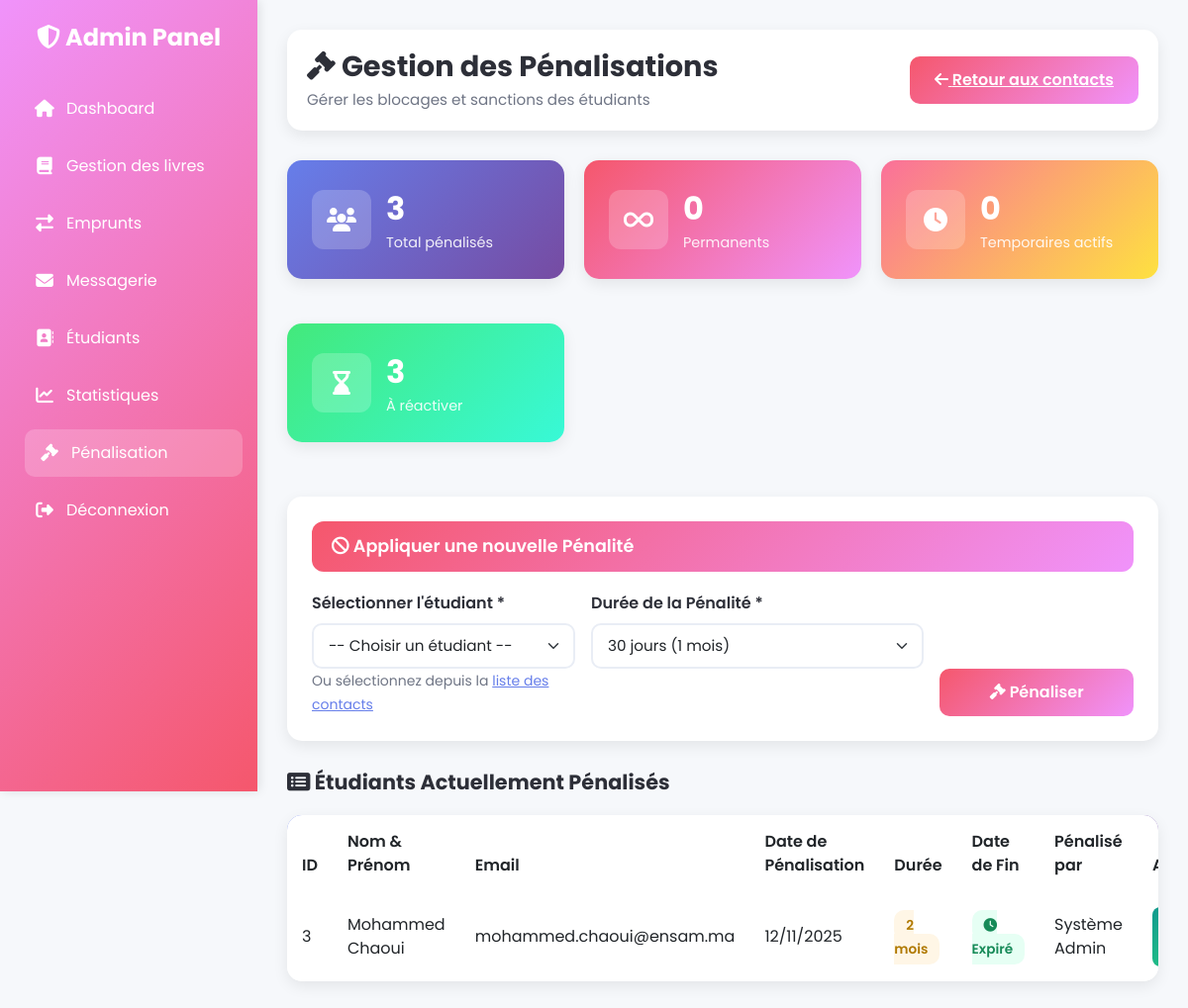
The page /views/admin/penalisation.php (signed in) on the database its author committed.
### tables this page shows
CREATE TABLE penalisation (
    id_penalisation INT AUTO_INCREMENT PRIMARY KEY,
    id_admin INT NOT NULL, 
    id_etudiant INT NOT NULL, 
    date_penalisation DATETIME DEFAULT CURRENT_TIMESTAMP,
    date_desactivation DATE NULL, 
    FOREIGN KEY (id_admin) REFERENCES admin(id_admin),
    FOREIGN KEY (id_etudiant) REFERENCES etudiant(id_etudiant)
);

CREATE TABLE etudiant (
  id_etudiant INT AUTO_INCREMENT PRIMARY KEY,
  nom VARCHAR(100) NOT NULL,
  prenom VARCHAR(100),
  email VARCHAR(255) NOT NULL UNIQUE,
  mot_de_passe VARCHAR(255) NOT NULL,
  numero_etudiant VARCHAR(50) NOT NULL UNIQUE,
  telephone VARCHAR(20),
  statut ENUM('actif','bloque') DEFAULT 'actif',
  date_inscription DATETIME DEFAULT CURRENT_TIMESTAMP,
  nombre_retards INT DEFAULT 0
);

### views/admin/penalisation.php (the view, shortened to what this page needs)
<?php
require_once '../../config/config.php';
require_once '../../views/admin/panel.php';
$etudiant_preselect = null;
$stmt_stats = $pdo->query("
    SELECT
        COUNT(*) as total_penalises,
        SUM(CASE WHEN date_desactivation IS NULL THEN 1 ELSE 0 END) as permanents,
        SUM(CASE WHEN date_desactivation IS NOT NULL AND date_desactivation > CURDATE() THEN 1 ELSE 0 END) as temporaires,
        SUM(CASE WHEN date_desactivation IS NOT NULL AND date_desactivation <= CURDATE() THEN 1 ELSE 0 END) as expires
    FROM penalisation
");
$stats = $stmt_stats->fetch(PDO::FETCH_ASSOC);
try {
    $stmt_penalises = $pdo->prepare("
        SELECT
            p.id_penalisation,
            e.id_etudiant,
            e.nom,
            e.prenom,
            e.email,
            p.date_desactivation,
            p.date_penalisation,
            a.nom AS admin_nom,
            a.prenom AS admin_prenom
        FROM etudiant e
        LEFT JOIN penalisation p ON e.id_etudiant = p.id_etudiant
        LEFT JOIN admin a ON p.id_admin = a.id_admin
        WHERE e.statut = 'bloque'
        ORDER BY p.date_penalisation DESC
    ");
    $stmt_penalises->execute();
    $etudiants_penalises = $stmt_penalises->fetchAll(PDO::FETCH_ASSOC);
} catch (PDOException $e) {
    error_log("Erreur récupération pénalisés: " . $e->getMessage());
    $etudiants_penalises = [];
    $error = "Erreur lors du chargement de la liste des pénalisations.";
}
?>
<!DOCTYPE html>
<html lang="fr">
<head>
    <link href="https://cdn.jsdelivr.net/npm/bootstrap@5.3.0/dist/css/bootstrap.min.css" rel="stylesheet">
    <link rel="stylesheet" href="https://cdnjs.cloudflare.com/ajax/libs/font-awesome/6.4.0/css/all.min.css">
    <link rel="stylesheet" href="../../assets/css/admin/penalisation.css">
</head>
<body>
    <div class="main-content">
        <div class="top-bar">
            <div>
                <h1><i class="fas fa-gavel"></i> Gestion des Pénalisations</h1>
                <p>Gérer les blocages et sanctions des étudiants</p>
            </div>
            <a href="contact.php" class="btn-danger-custom">
                <i class="fas fa-arrow-left"></i> Retour aux contacts
            </a>
        </div>
        <div style="display: grid; grid-template-columns: repeat(auto-fit, minmax(240px, 1fr)); gap: 20px; margin-bottom: 30px;">
            <div class="card-custom" style="background: linear-gradient(135deg, #667eea 0%, #764ba2 100%); color: white;">
                <div style="display: flex; align-items: center; gap: 15px;">
                    <div style="width: 60px; height: 60px; background: rgba(255,255,255,0.2); border-radius: 12px; display: flex; align-items: center; justify-content: center; font-size: 24px;">
                        <i class="fas fa-users"></i>
                    </div>
                    <div>
                        <div style="font-size: 2rem; font-weight: 700;"><?= $stats['total_penalises'] ?></div>
                        <div style="font-size: 0.9rem; opacity: 0.9;">Total pénalisés</div>
                    </div>
                </div>
            </div>
            <div class="card-custom" style="background: linear-gradient(135deg, #f5576c 0%, #f093fb 100%); color: white;">
                <div style="display: flex; align-items: center; gap: 15px;">
                    <div style="width: 60px; height: 60px; background: rgba(255,255,255,0.2); border-radius: 12px; display: flex; align-items: center; justify-content: center; font-size: 24px;">
                        <i class="fas fa-infinity"></i>
                    </div>
                    <div>
                        <div style="font-size: 2rem; font-weight: 700;"><?= $stats['permanents'] ?></div>
                        <div style="font-size: 0.9rem; opacity: 0.9;">Permanents</div>
                    </div>
                </div>
            </div>
            <div class="card-custom" style="background: linear-gradient(135deg, #fa709a 0%, #fee140 100%); color: white;">
                <div style="display: flex; align-items: center; gap: 15px;">
                    <div style="width: 60px; height: 60px; background: rgba(255,255,255,0.2); border-radius: 12px; display: flex; align-items: center; justify-content: center; font-size: 24px;">
                        <i class="fas fa-clock"></i>
                    </div>
                    <div>
                        <div style="font-size: 2rem; font-weight: 700;"><?= $stats['temporaires'] ?></div>
                        <div style="font-size: 0.9rem; opacity: 0.9;">Temporaires actifs</div>
                    </div>
                </div>
            </div>
            <div class="card-custom" style="background: linear-gradient(135deg, #43e97b 0%, #38f9d7 100%); color: white;">
                <div style="display: flex; align-items: center; gap: 15px;">
                    <div style="width: 60px; height: 60px; background: rgba(255,255,255,0.2); border-radius: 12px; display: flex; align-items: center; justify-content: center; font-size: 24px;">
                        <i class="fas fa-hourglass-end"></i>
                    </div>
                    <div>
                        <div style="font-size: 2rem; font-weight: 700;"><?= $stats['expires'] ?></div>
                        <div style="font-size: 0.9rem; opacity: 0.9;">À réactiver</div>
                    </div>
                </div>
            </div>
        </div>
        <div class="card-custom">
            <div class="card-header-custom">
                <h5><i class="fas fa-ban"></i> Appliquer une nouvelle Pénalité</h5>
            </div>
            <div>
                <form method="POST">
                    <div class="row g-3">
                        <div class="col-md-4">
                            <label for="id_etudiant" class="form-label">Sélectionner l'étudiant *</label>
                            <?php if ($etudiant_preselect): ?>
                                <input type="text"
                                       class="form-control"
                                       value="<?= htmlspecialchars($etudiant_preselect['prenom'] . ' ' . $etudiant_preselect['nom'] . ' (' . $etudiant_preselect['numero_etudiant'] . ')') ?>"
                                       readonly>
                                <input type="hidden" name="id_etudiant" value="<?= $etudiant_preselect['id_etudiant'] ?>">
                            <?php else: ?>
                                <select name="id_etudiant" class="form-select" id="id_etudiant" required>
                                    <option value="">-- Choisir un étudiant --</option>
                                </select>
                                <small class="form-text" style="color: var(--muted);">Ou sélectionnez depuis la <a href="contact.php" style="color: var(--primary);">liste des contacts</a></small>
                            <?php endif; ?>
                        </div>
                        <div class="col-md-5">
                            <label for="duree_ban_jours" class="form-label">Durée de la Pénalité *</label>
                            <select name="duree_ban_jours" class="form-select" id="duree_ban_jours" required>
                                <option value="30" selected>30 jours (1 mois)</option>
                            </select>
                        </div>
                        <div class="col-md-3 d-flex align-items-end">
                            <button type="submit" class="btn btn-danger-custom w-100">
                                <i class="fas fa-gavel"></i> Pénaliser
                            </button>
                        </div>
                    </div>
                </form>
            </div>
        </div>
        <h2 class="section-title"><i class="fas fa-list-alt"></i> Étudiants Actuellement Pénalisés</h2>
        <?php if (empty($etudiants_penalises)): ?>
            <div class="empty-state card-custom">
                <i class="fas fa-user-check"></i>
                <p>Aucun étudiant n'est actuellement bloqué.</p>
            </div>
        <?php else: ?>
            <div class="table-custom">
                <table class="table align-middle mb-0">
                    <thead>
                        <tr>
                            <th>ID</th>
                            <th>Nom & Prénom</th>
                            <th>Email</th>
                            <th>Date de Pénalisation</th>
                            <th>Durée</th>
                            <th>Date de Fin</th>
                            <th>Pénalisé par</th>
                            <th>Action</th>
                        </tr>
                    </thead>
                    <tbody>
                        <?php foreach ($etudiants_penalises as $penalise):
                            $date_desactivation = $penalise['date_desactivation'] ?? null;
                            $date_penalisation = $penalise['date_penalisation'] ?? null;
                        ?>
                            <tr>
                                <td><?php echo htmlspecialchars($penalise['id_etudiant']); ?></td>
                                <td><?php echo htmlspecialchars($penalise['prenom'] . ' ' . $penalise['nom']); ?></td>
                                <td><?php echo htmlspecialchars($penalise['email']); ?></td>
                                <td>
                                    <?php
                                    if ($date_penalisation) {
                                        echo date('d/m/Y', strtotime($date_penalisation));
                                    } else {
                                        echo '<span class="badge-secondary">N/A</span>';
                                    }
                                    ?>
                                </td>
                                <td>
                                    <?php
                                    if (!$date_penalisation) {
                                        echo '<span class="badge-secondary">Sans pénalité</span>';
                                    } elseif (is_null($date_desactivation)) {
                                        echo '<span class="badge-permanent"><i class="fas fa-ban"></i> BLOQUÉ</span>';
                                    } else {
                                        $date_pen = new DateTime($date_penalisation);
                                        $date_fin = new DateTime($date_desactivation);
                                        $interval = $date_pen->diff($date_fin);
                                        if ($interval->days == 1) {
                                            echo '<span class="badge-temporary">1 jour</span>';
                                        } elseif ($interval->days < 30) {
                                            echo '<span class="badge-temporary">' . $interval->days . ' jours</span>';
                                        } elseif ($interval->days < 365) {
                                            $mois = round($interval->days / 30);
                                            echo '<span class="badge-temporary">' . $mois . ' mois</span>';
                                        } else {
                                            $ans = round($interval->days / 365);
                                            echo '<span class="badge-temporary">' . $ans . ' an' . ($ans > 1 ? 's' : '') . '</span>';
                                        }
                                    }
                                    ?>
                                </td>
                                <td>
                                    <?php if (!$date_desactivation): ?>
                                        <span class="badge-permanent">
                                            <i class="fas fa-infinity"></i> PERMANENT
                                        </span>
                                    <?php elseif (strtotime($date_desactivation) < time()): ?>
                                        <span class="badge-expired">
                                            <i class="fas fa-clock"></i> Expiré
                                        </span>
                                    <?php endif; ?>
                                </td>
                                <td>
                                    <?php echo $penalise['admin_nom'] ? htmlspecialchars($penalise['admin_prenom'] . ' ' . $penalise['admin_nom']) : '<span class="badge-secondary">N/A</span>'; ?>
                                </td>
                                <td>
                                    <form method="POST" class="d-inline" onsubmit="return confirm('Confirmer la réactivation de l\'étudiant #<?php echo $penalise['id_etudiant']; ?> ?')">
                                        <button type="submit" class="btn btn-success-custom btn-sm">
                                        </button>
                                    </form>
                                </td>
                            </tr>
                        <?php endforeach; ?>
                    </tbody>
                </table>
            </div>
        <?php endif; ?>
    </div>
</body>
</html>

### assets/css/admin/penalisation.css (style rules this page uses)
:root { --bg: #f6f8fb; --text: #2d2f38; --muted: #6f7585; --primary: #667eea; --primary-2: #764ba2; --danger: #f5576c; --warning: #f9c74f; --success: #38ef7d; }
body { font-family: 'Poppins', sans-serif; background: var(--bg); color: var(--text); }
.main-content { margin-left: 260px; padding: 30px; }
.top-bar { background: white; padding: 20px; border-radius: 15px; box-shadow: 0 5px 15px rgba(0,0,0,0.08); margin-bottom: 30px; display: flex; justify-content: space-between; align-items: center; }
.top-bar h1 { margin: 0; font-weight: 700; color: var(--text); font-size: 1.8rem; }
.top-bar p { margin: 5px 0 0 0; color: var(--muted); font-size: 0.95rem; }
.card-custom { background: white; border-radius: 15px; box-shadow: 0 5px 15px rgba(0,0,0,0.08); padding: 25px; margin-bottom: 25px; border: none; }
.card-header-custom { background: linear-gradient(135deg, var(--danger) 0%, #f093fb 100%); color: white; padding: 15px 20px; border-radius: 12px; margin-bottom: 20px; }
.card-header-custom h5 { margin: 0; font-weight: 600; font-size: 1.1rem; }
.form-label { font-weight: 600; color: var(--text); margin-bottom: 8px; }
.form-control, .form-select { border: 2px solid #e9edf5; border-radius: 10px; padding: 10px 15px; font-size: 0.95rem; transition: all 0.3s; }
.btn-danger-custom { background: linear-gradient(135deg, var(--danger) 0%, #f093fb 100%); color: white; border: none; padding: 12px 25px; border-radius: 10px; font-weight: 600; transition: all 0.3s; }
.btn-success-custom { background: linear-gradient(135deg, #11998e 0%, var(--success) 100%); color: white; border: none; padding: 8px 15px; border-radius: 8px; font-weight: 600; font-size: 0.9rem; transition: all 0.3s; }
.section-title { font-size: 1.3rem; font-weight: 700; color: var(--text); margin: 30px 0 20px 0; }
.table-custom { background: white; border-radius: 15px; overflow: hidden; box-shadow: 0 5px 15px rgba(0,0,0,0.08); }
.table-custom thead { background: linear-gradient(135deg, var(--primary) 0%, var(--primary-2) 100%); color: white; }
.table-custom thead th { padding: 15px; font-weight: 600; border: none; }
.table-custom tbody td { padding: 15px; vertical-align: middle; border-bottom: 1px solid #f0f2f7; }
.table-custom tbody tr:last-child td { border-bottom: none; }
.badge-temporary { background: #fff6e6; color: #b07900; padding: 6px 12px; border-radius: 10px; font-weight: 600; font-size: 0.85rem; }
.badge-expired { background: #e6fff4; color: #178a58; padding: 6px 12px; border-radius: 10px; font-weight: 600; font-size: 0.85rem; }

### views/admin/panel.php (style rules this page uses)
body { font-family: 'Poppins', sans-serif; background-color: #f5f7fa; }
.main-content { margin-left: 260px; padding: 30px; }

### rows shown on the page
penalisation: id_etudiant.id_etudiant "3", id_etudiant.nom "Mohammed Chaoui", id_etudiant.email "mohammed.chaoui@ensam.ma", date_penalisation "12/11/2025", mois "2", shows "Expiré", id_admin.nom "Système Admin"

### other values the page prints
$stats['total_penalises'] "3"
$stats['permanents'] "0"
$stats['temporaires'] "0"
$stats['expires'] "3"
